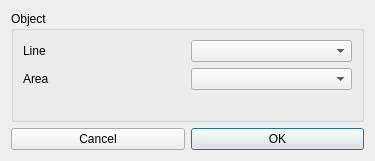
<?xml version="1.0" encoding="UTF-8"?>
<ui version="4.0">
 <class>Dialog</class>
 <widget class="QDialog" name="Dialog">
  <property name="geometry">
   <rect>
    <x>0</x>
    <y>0</y>
    <width>375</width>
    <height>145</height>
   </rect>
  </property>
  <property name="windowTitle">
   <string>Dialog</string>
  </property>
  <layout class="QGridLayout" name="gridLayout_4">
   <item row="1" column="1">
    <widget class="QPushButton" name="pushButton_ok">
     <property name="text">
      <string>OK</string>
     </property>
    </widget>
   </item>
   <item row="1" column="0">
    <widget class="QPushButton" name="pushButton_cancel">
     <property name="text">
      <string>Cancel</string>
     </property>
    </widget>
   </item>
   <item row="0" column="0" colspan="2">
    <widget class="QGroupBox" name="groupBox_4">
     <property name="title">
      <string>Object</string>
     </property>
     <layout class="QGridLayout" name="gridLayout_6">
      <item row="2" column="0">
       <widget class="QLabel" name="label">
        <property name="text">
         <string/>
        </property>
       </widget>
      </item>
      <item row="1" column="0">
       <layout class="QGridLayout" name="gridLayout">
        <item row="0" column="1">
         <widget class="QComboBox" name="comboBox_Line"/>
        </item>
        <item row="0" column="0">
         <widget class="QLabel" name="label_line">
          <property name="text">
           <string>Line</string>
          </property>
         </widget>
        </item>
        <item row="1" column="0">
         <widget class="QLabel" name="label_Area">
          <property name="text">
           <string>Area</string>
          </property>
         </widget>
        </item>
        <item row="1" column="1">
         <widget class="QComboBox" name="comboBox_Area"/>
        </item>
       </layout>
      </item>
     </layout>
    </widget>
   </item>
  </layout>
 </widget>
 <resources/>
 <connections/>
</ui>
